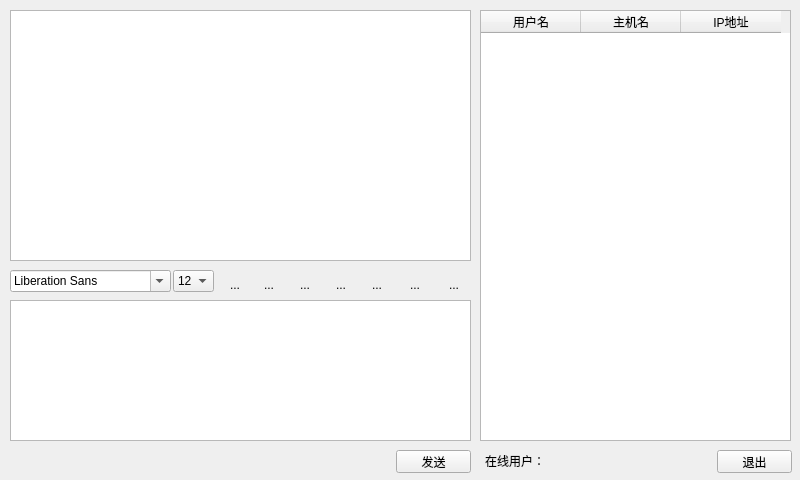
<?xml version="1.0" encoding="UTF-8"?>
<ui version="4.0">
 <class>Widget</class>
 <widget class="QWidget" name="Widget">
  <property name="geometry">
   <rect>
    <x>0</x>
    <y>0</y>
    <width>800</width>
    <height>480</height>
   </rect>
  </property>
  <property name="windowTitle">
   <string>Widget</string>
  </property>
  <widget class="QTextBrowser" name="messageBrowser">
   <property name="geometry">
    <rect>
     <x>10</x>
     <y>10</y>
     <width>461</width>
     <height>251</height>
    </rect>
   </property>
  </widget>
  <widget class="QFontComboBox" name="fontComboBox">
   <property name="geometry">
    <rect>
     <x>10</x>
     <y>270</y>
     <width>161</width>
     <height>22</height>
    </rect>
   </property>
  </widget>
  <widget class="QComboBox" name="sizeComboBox">
   <property name="geometry">
    <rect>
     <x>173</x>
     <y>270</y>
     <width>41</width>
     <height>22</height>
    </rect>
   </property>
   <property name="currentText">
    <string>12</string>
   </property>
   <property name="currentIndex">
    <number>3</number>
   </property>
   <item>
    <property name="text">
     <string>9</string>
    </property>
   </item>
   <item>
    <property name="text">
     <string>10</string>
    </property>
   </item>
   <item>
    <property name="text">
     <string>11</string>
    </property>
   </item>
   <item>
    <property name="text">
     <string>12</string>
    </property>
   </item>
   <item>
    <property name="text">
     <string>13</string>
    </property>
   </item>
   <item>
    <property name="text">
     <string>14</string>
    </property>
   </item>
   <item>
    <property name="text">
     <string>15</string>
    </property>
   </item>
   <item>
    <property name="text">
     <string>16</string>
    </property>
   </item>
   <item>
    <property name="text">
     <string>17</string>
    </property>
   </item>
   <item>
    <property name="text">
     <string>18</string>
    </property>
   </item>
   <item>
    <property name="text">
     <string>19</string>
    </property>
   </item>
   <item>
    <property name="text">
     <string>20</string>
    </property>
   </item>
   <item>
    <property name="text">
     <string>21</string>
    </property>
   </item>
   <item>
    <property name="text">
     <string>22</string>
    </property>
   </item>
  </widget>
  <widget class="QToolButton" name="boldToolBtn">
   <property name="geometry">
    <rect>
     <x>220</x>
     <y>270</y>
     <width>30</width>
     <height>30</height>
    </rect>
   </property>
   <property name="toolTip">
    <string>加粗</string>
   </property>
   <property name="text">
    <string>...</string>
   </property>
   <property name="icon">
    <iconset resource="images.qrc">
     <normaloff>:/images/images/bold.png</normaloff>:/images/images/bold.png</iconset>
   </property>
   <property name="iconSize">
    <size>
     <width>22</width>
     <height>22</height>
    </size>
   </property>
   <property name="checkable">
    <bool>true</bool>
   </property>
   <property name="autoRaise">
    <bool>true</bool>
   </property>
  </widget>
  <widget class="QToolButton" name="italicToolBtn">
   <property name="geometry">
    <rect>
     <x>254</x>
     <y>270</y>
     <width>30</width>
     <height>30</height>
    </rect>
   </property>
   <property name="toolTip">
    <string>倾斜</string>
   </property>
   <property name="text">
    <string>...</string>
   </property>
   <property name="icon">
    <iconset resource="images.qrc">
     <normaloff>:/images/images/italic.png</normaloff>:/images/images/italic.png</iconset>
   </property>
   <property name="iconSize">
    <size>
     <width>22</width>
     <height>22</height>
    </size>
   </property>
   <property name="checkable">
    <bool>true</bool>
   </property>
   <property name="autoRaise">
    <bool>true</bool>
   </property>
  </widget>
  <widget class="QToolButton" name="underlineToolBtn">
   <property name="geometry">
    <rect>
     <x>290</x>
     <y>270</y>
     <width>30</width>
     <height>30</height>
    </rect>
   </property>
   <property name="toolTip">
    <string>下划线</string>
   </property>
   <property name="text">
    <string>...</string>
   </property>
   <property name="icon">
    <iconset resource="images.qrc">
     <normaloff>:/images/images/under.png</normaloff>:/images/images/under.png</iconset>
   </property>
   <property name="iconSize">
    <size>
     <width>22</width>
     <height>22</height>
    </size>
   </property>
   <property name="checkable">
    <bool>true</bool>
   </property>
   <property name="autoRaise">
    <bool>true</bool>
   </property>
  </widget>
  <widget class="QToolButton" name="colorToolBtn">
   <property name="geometry">
    <rect>
     <x>326</x>
     <y>270</y>
     <width>30</width>
     <height>30</height>
    </rect>
   </property>
   <property name="toolTip">
    <string>更改字体颜色</string>
   </property>
   <property name="text">
    <string>...</string>
   </property>
   <property name="icon">
    <iconset resource="images.qrc">
     <normaloff>:/images/images/color.png</normaloff>:/images/images/color.png</iconset>
   </property>
   <property name="iconSize">
    <size>
     <width>22</width>
     <height>22</height>
    </size>
   </property>
   <property name="autoRaise">
    <bool>true</bool>
   </property>
  </widget>
  <widget class="QToolButton" name="sendToolBtn">
   <property name="geometry">
    <rect>
     <x>362</x>
     <y>270</y>
     <width>30</width>
     <height>30</height>
    </rect>
   </property>
   <property name="toolTip">
    <string>传输文件</string>
   </property>
   <property name="text">
    <string>...</string>
   </property>
   <property name="icon">
    <iconset resource="images.qrc">
     <normaloff>:/images/images/send.png</normaloff>:/images/images/send.png</iconset>
   </property>
   <property name="iconSize">
    <size>
     <width>22</width>
     <height>22</height>
    </size>
   </property>
   <property name="autoRaise">
    <bool>true</bool>
   </property>
  </widget>
  <widget class="QToolButton" name="saveToolBtn">
   <property name="geometry">
    <rect>
     <x>400</x>
     <y>270</y>
     <width>30</width>
     <height>30</height>
    </rect>
   </property>
   <property name="toolTip">
    <string>保存聊天记录</string>
   </property>
   <property name="text">
    <string>...</string>
   </property>
   <property name="icon">
    <iconset resource="images.qrc">
     <normaloff>:/images/images/save.png</normaloff>:/images/images/save.png</iconset>
   </property>
   <property name="iconSize">
    <size>
     <width>22</width>
     <height>22</height>
    </size>
   </property>
   <property name="autoRaise">
    <bool>true</bool>
   </property>
  </widget>
  <widget class="QToolButton" name="clearToolBtn">
   <property name="geometry">
    <rect>
     <x>439</x>
     <y>270</y>
     <width>30</width>
     <height>30</height>
    </rect>
   </property>
   <property name="toolTip">
    <string>清空聊天记录</string>
   </property>
   <property name="text">
    <string>...</string>
   </property>
   <property name="icon">
    <iconset resource="images.qrc">
     <normaloff>:/images/images/clear.png</normaloff>:/images/images/clear.png</iconset>
   </property>
   <property name="iconSize">
    <size>
     <width>22</width>
     <height>22</height>
    </size>
   </property>
   <property name="autoRaise">
    <bool>true</bool>
   </property>
  </widget>
  <widget class="QTextEdit" name="messageTextEdit">
   <property name="geometry">
    <rect>
     <x>10</x>
     <y>300</y>
     <width>461</width>
     <height>141</height>
    </rect>
   </property>
  </widget>
  <widget class="QTableWidget" name="userTableWidget">
   <property name="geometry">
    <rect>
     <x>480</x>
     <y>10</y>
     <width>311</width>
     <height>431</height>
    </rect>
   </property>
   <property name="maximumSize">
    <size>
     <width>16777215</width>
     <height>16777215</height>
    </size>
   </property>
   <property name="selectionMode">
    <enum>QAbstractItemView::SingleSelection</enum>
   </property>
   <property name="selectionBehavior">
    <enum>QAbstractItemView::SelectRows</enum>
   </property>
   <property name="showGrid">
    <bool>false</bool>
   </property>
   <column>
    <property name="text">
     <string>用户名</string>
    </property>
   </column>
   <column>
    <property name="text">
     <string>主机名</string>
    </property>
   </column>
   <column>
    <property name="text">
     <string>IP地址</string>
    </property>
   </column>
  </widget>
  <widget class="QPushButton" name="sendButton">
   <property name="geometry">
    <rect>
     <x>396</x>
     <y>450</y>
     <width>75</width>
     <height>23</height>
    </rect>
   </property>
   <property name="text">
    <string>发送</string>
   </property>
  </widget>
  <widget class="QPushButton" name="exitButton">
   <property name="geometry">
    <rect>
     <x>717</x>
     <y>450</y>
     <width>75</width>
     <height>23</height>
    </rect>
   </property>
   <property name="text">
    <string>退出</string>
   </property>
  </widget>
  <widget class="QLabel" name="userNumLabel">
   <property name="geometry">
    <rect>
     <x>485</x>
     <y>453</y>
     <width>101</width>
     <height>16</height>
    </rect>
   </property>
   <property name="text">
    <string>在线用户：</string>
   </property>
  </widget>
 </widget>
 <layoutdefault spacing="6" margin="11"/>
 <resources>
  <include location="images.qrc"/>
 </resources>
 <connections/>
</ui>
